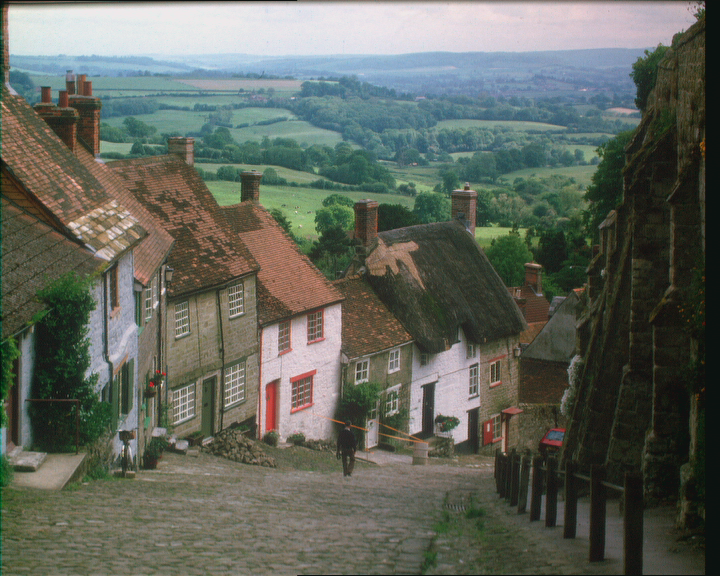
#> input picture ex_1/goldhill.bmp, 720 x 576 px
$ python contrast_enhancement.py
#> lines starting #> are read from the running program, lines starting #| are printed output that depends on the picture
#> further down, image is the input picture: PIL image 720x576 RGB; mean R, G, B 97.6, 102.2, 92.8
from typing import *
import numpy as np
import matplotlib.pyplot as plt
from PIL import Image
import PIL
import cv2

class ComputeHistogram:

    # [20 lines left out: functions __init__, my_hist, not called in this run]


class LinearTransform:

    # [14 lines left out: functions __init__, hist_linear, not called in this run]


class NonLinearGammaTransform:

    # [10 lines left out: functions __init__, hist_gamma, not called in this run]


class HistogramEqualization:
    """
    It is used to spread the histogram over the entire
    intensity scale.
    """


    def __init__(self, I: Any) -> None:
        self.image = I
        self.I_equalized = None

    def hist_eq(self):
        image_array = np.array(self.image)
        hist, bins = np.histogram(image_array, bins=1000, range=(0, 255), density=True)
#> hist = 1000 values, max 0.0443 at index 70, min 0 at index 1, mean 0.00392; bins = 1001 values from 0 to 255

        #cumulative sum of histogram
        cdf = hist.cumsum()
#> cdf = 1000 values from 0.000325 to 3.92

        # normalized histogram
        normalized_cdf = 255 * cdf / cdf[-1]
#> normalized_cdf = 1000 values from 0.0211 to 255
        self.I_equalized = np.interp(image_array.flatten(), bins[:-1], normalized_cdf).reshape(image_array.shape)
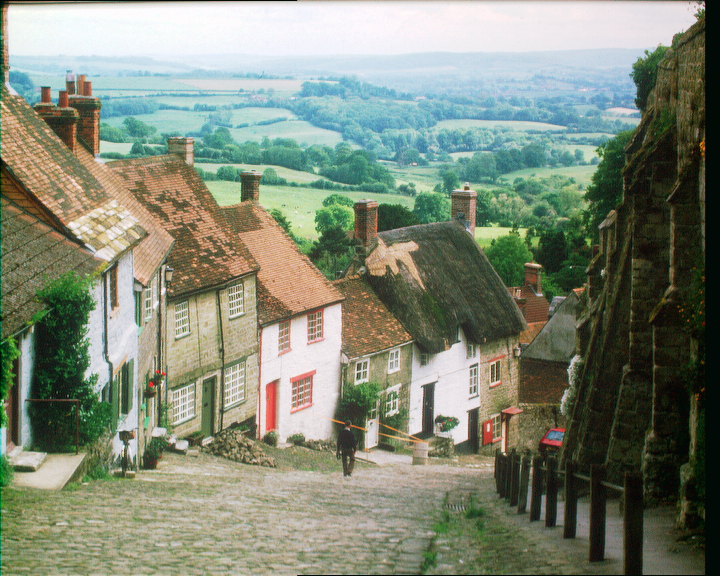
#> self.I_equalized: shape (576, 720, 3) float64; mean R, G, B 129.1, 136.5, 119


if __name__ == '__main__':
    image = Image.open('goldhill.bmp', 'r')
    # calc_hist = ComputeHistogram(image, nbins=120)
    # calc_hist.my_hist()

    hist_eq = HistogramEqualization(image)
    hist_eq.hist_eq()
    plt.imshow(hist_eq.I_equalized, cmap='gray')
    plt.show()
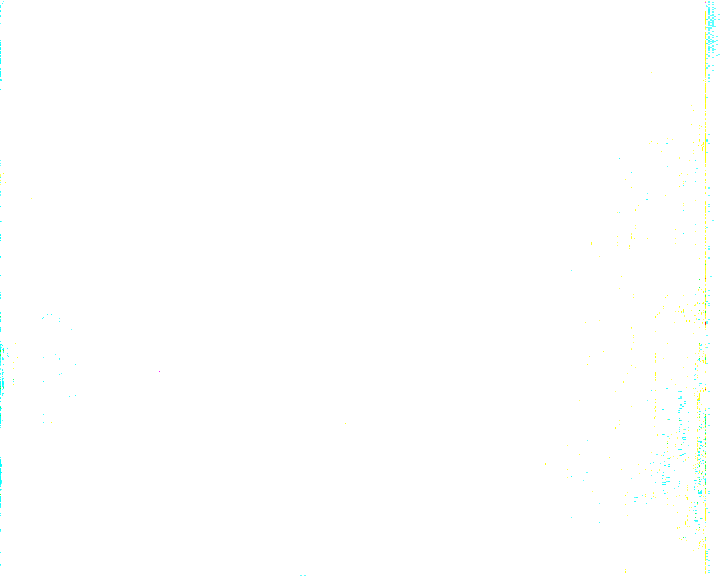
#> shown: shape (576, 720, 3) float64; mean R, G, B 0.998, 1, 0.998

    # [9 lines of commented-out code are left out]
